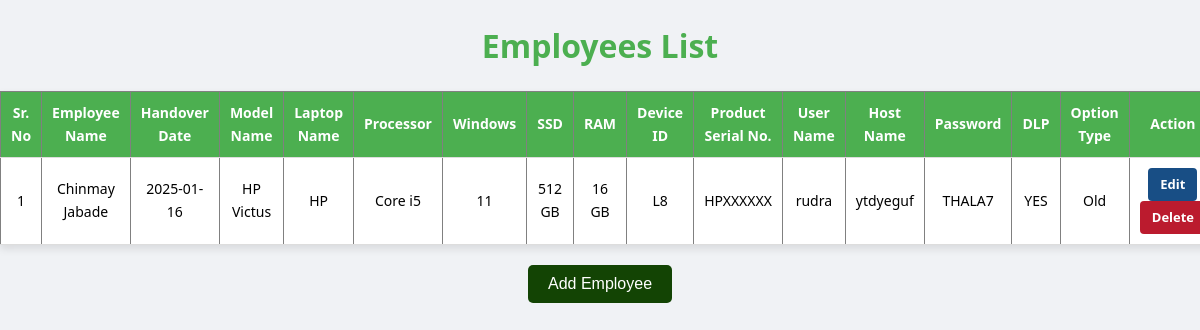
The page /employees on the database its author committed.
### models/employee.py (models this page shows, shortened)
class Employee(db.Model):
    __tablename__ = 'employee'
    id = db.Column(db.Integer, primary_key=True)
    emp_name = db.Column(db.String(50), nullable=False)
    handover_date = db.Column(db.Date, nullable=True)
    model_name = db.Column(db.String(50), nullable=True)
    laptop_name = db.Column(db.String(50), nullable=True)
    processor = db.Column(db.String(50), nullable=True)
    windows = db.Column(db.String(50), nullable=True)
    ssd = db.Column(db.String(20), nullable=True)
    ram = db.Column(db.String(20), nullable=True)
    device_id = db.Column(db.String(50), nullable=True)
    product_serial_no = db.Column(db.String(50), nullable=True)
    username = db.Column(db.String(50), nullable=True)
    hostname = db.Column(db.String(50), nullable=True)
    password = db.Column(db.String(100), nullable=True)
    dlp = db.Column(db.String(20), nullable=True)
    option_type = db.Column(db.String(10), nullable=False, default='New')

### app.py (the view)
@app.route('/employees')
def employee_list():
    employees = Employee.query.all()
    return render_template('employee_list.html', employees=employees)

### Templates/employee_list.html (shortened to what this page needs)
<!DOCTYPE html>
<html lang="en">
<head>
</head>
<body>
  <h1>Employees List</h1>
  <table border="1">
    <thead>
      <tr>
        <th>Sr. No</th>
        <th>Employee Name</th>
        <th>Handover Date</th>
        <th>Model Name</th>
        <th>Laptop Name</th>
        <th>Processor</th>
        <th>Windows</th>
        <th>SSD</th>
        <th>RAM</th>
        <th>Device ID</th>
        <th>Product Serial No.</th>
        <th>User Name</th>
        <th>Host Name</th>
        <th>Password</th>
        <th>DLP</th>
        <th>Option Type</th>
        <th>Action</th>
      </tr>
    </thead>
    <tbody>
      {% for employee in employees %}
      <tr>
        <td data-label="Sr. No">{{ loop.index }}</td>
        <td data-label="Employee Name">{{ employee.emp_name }}</td>
        <td data-label="Handover Date">{{ employee.handover_date }}</td>
        <td data-label="Model Name">{{ employee.model_name }}</td>
        <td data-label="Laptop Name">{{ employee.laptop_name }}</td>
        <td data-label="Processor">{{ employee.processor }}</td>
        <td data-label="Windows">{{ employee.windows }}</td>
        <td data-label="SSD">{{ employee.ssd }}</td>
        <td data-label="RAM">{{ employee.ram }}</td>
        <td data-label="Device ID">{{ employee.device_id }}</td>
        <td data-label="Product Serial No.">{{ employee.product_serial_no }}</td>
        <td data-label="User Name">{{ employee.username }}</td>
        <td data-label="Host Name">{{ employee.hostname }}</td>
        <td data-label="Password">{{ employee.password }}</td>
        <td data-label="DLP">{{ employee.dlp }}</td>
        <td data-label="Option Type">{{ employee.option_type }}</td>
        <td data-label="Action">
          <a href="{{ url_for('update_employee', emp_id=employee.id) }}" class="edit-button">Edit</a>
          <a href="{{ url_for('delete_employee', emp_id=employee.id) }}" class="delete-button" onclick="return confirm('Are you sure?')">Delete</a>
        </td>
      </tr>
      {% endfor %}
    </tbody>
  </table>
  <div class="add-button">
    <a href="{{ url_for('add_employee') }}">
      <button type="button">Add Employee</button>
    </a>
  </div>
</body>
</html>

### Templates/employee_list.html (style rules this page uses)
body { font-family: 'Segoe UI', Tahoma, Geneva, Verdana, sans-serif; margin: 0; padding: 0; background-color: #f0f2f5; color: #000; line-height: 1.6; }
h1 { text-align: center; margin: 20px 0; color: #4caf50; }
table { width: 95%; margin: 20px auto; border-collapse: collapse; background-color: #fff; box-shadow: 0 4px 8px rgba(0, 0, 0, 0.1); font-size: 14px; }
th, td { padding: 10px; border-bottom: 1px solid #ddd; text-align: center; }
th { background-color: #4caf50; color: white; }
.edit-button, .delete-button { display: inline-block; padding: 6px 12px; border-radius: 4px; font-weight: bold; text-decoration: none; color: white; font-size: 13px; }
.edit-button { background-color: #184e85; }
.delete-button { background-color: #bb1b2e; }
.add-button { text-align: center; margin: 20px 0; }
.add-button button { background-color: #134404; color: white; border: none; padding: 10px 20px; border-radius: 5px; cursor: pointer; font-size: 16px; }

### rows shown on the page
Employee: emp_name "Chinmay Jabade", handover_date "2025-01-16", model_name "HP Victus", laptop_name "HP", processor "Core i5", windows "11", ssd "512 GB", ram "16 GB", device_id "L8", product_serial_no "HPXXXXXX", username "rudra", hostname "ytdyeguf", password "THALA7", dlp "YES", option_type "Old"
